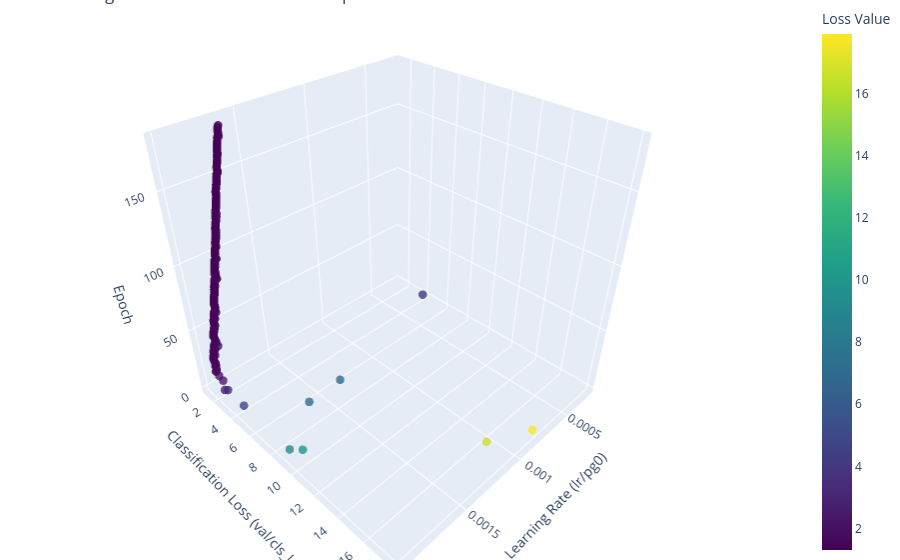

Notebook code cell kept with this figure:
### Markdown cell above
_**NOTA:** `patience`=100 para EarlyStop_

### Code cell
graph_LrLoss_3D(df3)

### Figure 1 — Plotly figure (JSON) as saved in the notebook; plotly's stock layout.template omitted (floating-point values rounded to 4 significant figures; data arrays with more than 128 entries replaced by an {"elided": "..."} marker saying what was removed)
{"data": [{"marker": {"color": {"elided": "179 float values"}, "colorbar": {"title": {"text": "Loss Value"}}, "colorscale": [[0, "#440154"], [0.1111, "#482878"], [0.2222, "#3e4989"], [0.3333, "#31688e"], [0.4444, "#26828e"], [0.5556, "#1f9e89"], [0.6667, "#35b779"], [0.7778, "#6ece58"], [0.8889, "#b5de2b"], [1, "#fde725"]], "opacity": 0.8, "size": 5}, "mode": "markers", "type": "scatter3d", "x": {"elided": "179 float values"}, "y": {"elided": "179 float values"}, "z": {"elided": "179 int values"}}], "layout": {"margin": {"b": 0, "l": 0, "r": 0, "t": 0}, "scene": {"xaxis": {"title": {"text": "Learning Rate (lr/pg0)"}}, "yaxis": {"title": {"text": "Classification Loss (val/cls_loss)"}}, "zaxis": {"title": {"text": "Epoch"}}}, "title": {"text": "Learning Rate vs. Validation Loss vs. Epoch"}}}
